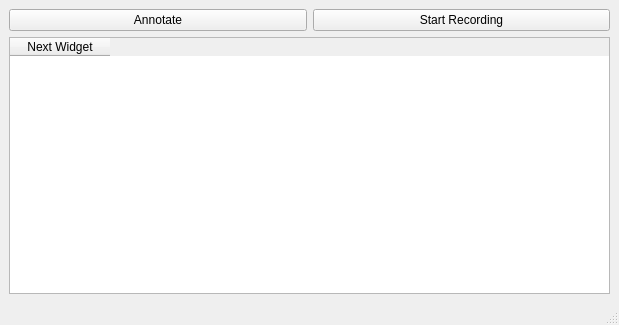
<?xml version="1.0" encoding="UTF-8"?>
<ui version="4.0">
 <class>MainWindow</class>
 <widget class="QMainWindow" name="MainWindow">
  <property name="geometry">
   <rect>
    <x>0</x>
    <y>0</y>
    <width>619</width>
    <height>325</height>
   </rect>
  </property>
  <property name="baseSize">
   <size>
    <width>800</width>
    <height>600</height>
   </size>
  </property>
  <property name="windowTitle">
   <string>TutorialEditor</string>
  </property>
  <widget class="QWidget" name="centralwidget">
   <layout class="QVBoxLayout" name="verticalLayout_4">
    <item>
     <layout class="QHBoxLayout" name="horizontalLayout_3">
      <item>
       <widget class="QPushButton" name="pushButtonCapture">
        <property name="text">
         <string>Annotate</string>
        </property>
       </widget>
      </item>
      <item>
       <widget class="QPushButton" name="pushButtonStartStopRecord">
        <property name="text">
         <string>Start Recording</string>
        </property>
       </widget>
      </item>
     </layout>
    </item>
    <item>
     <widget class="QTableWidget" name="tableWidgetStates">
      <column>
       <property name="text">
        <string>Next Widget</string>
       </property>
      </column>
     </widget>
    </item>
   </layout>
  </widget>
  <widget class="QMenuBar" name="menubar">
   <property name="geometry">
    <rect>
     <x>0</x>
     <y>0</y>
     <width>619</width>
     <height>25</height>
    </rect>
   </property>
  </widget>
  <widget class="QStatusBar" name="statusbar"/>
 </widget>
 <resources/>
 <connections/>
</ui>
